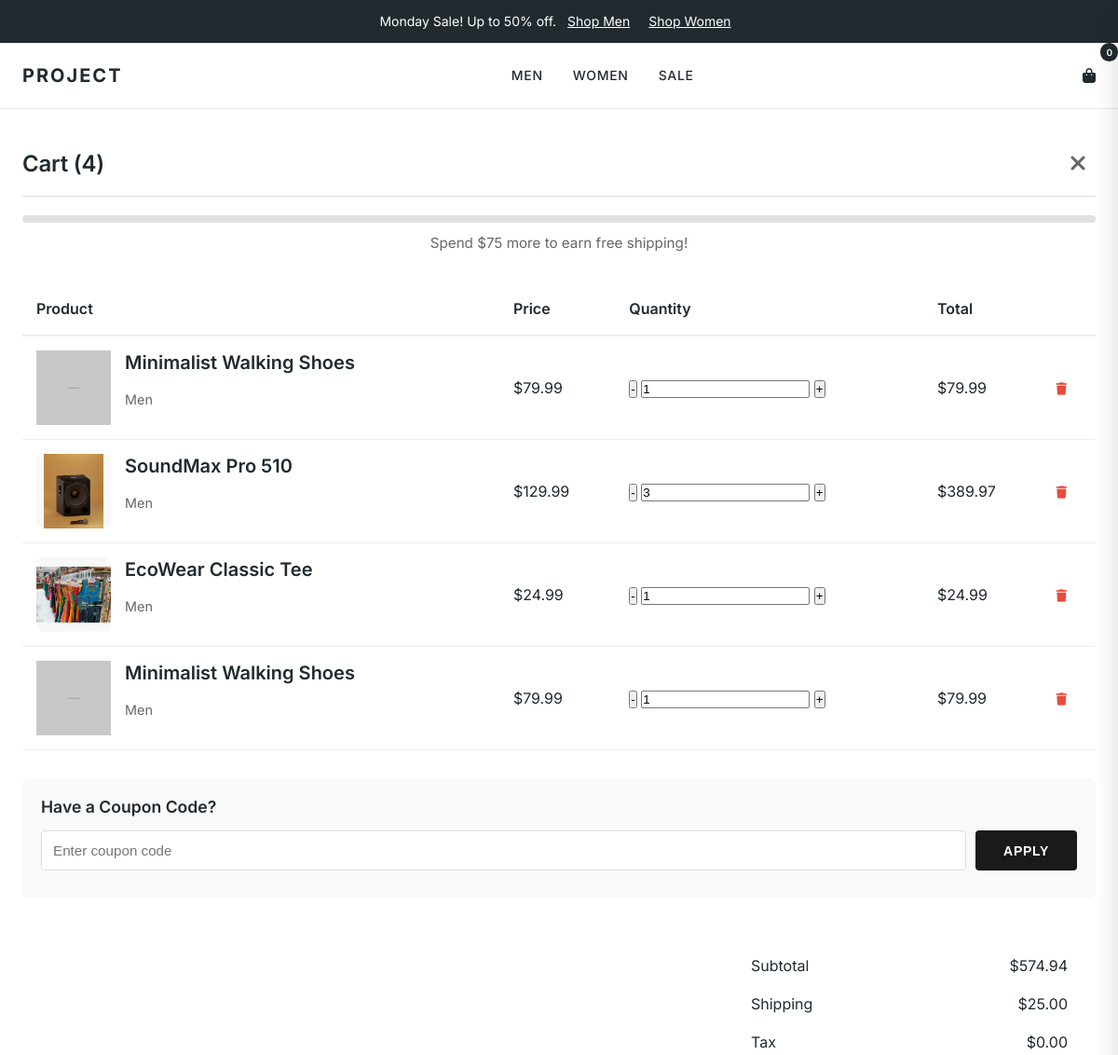
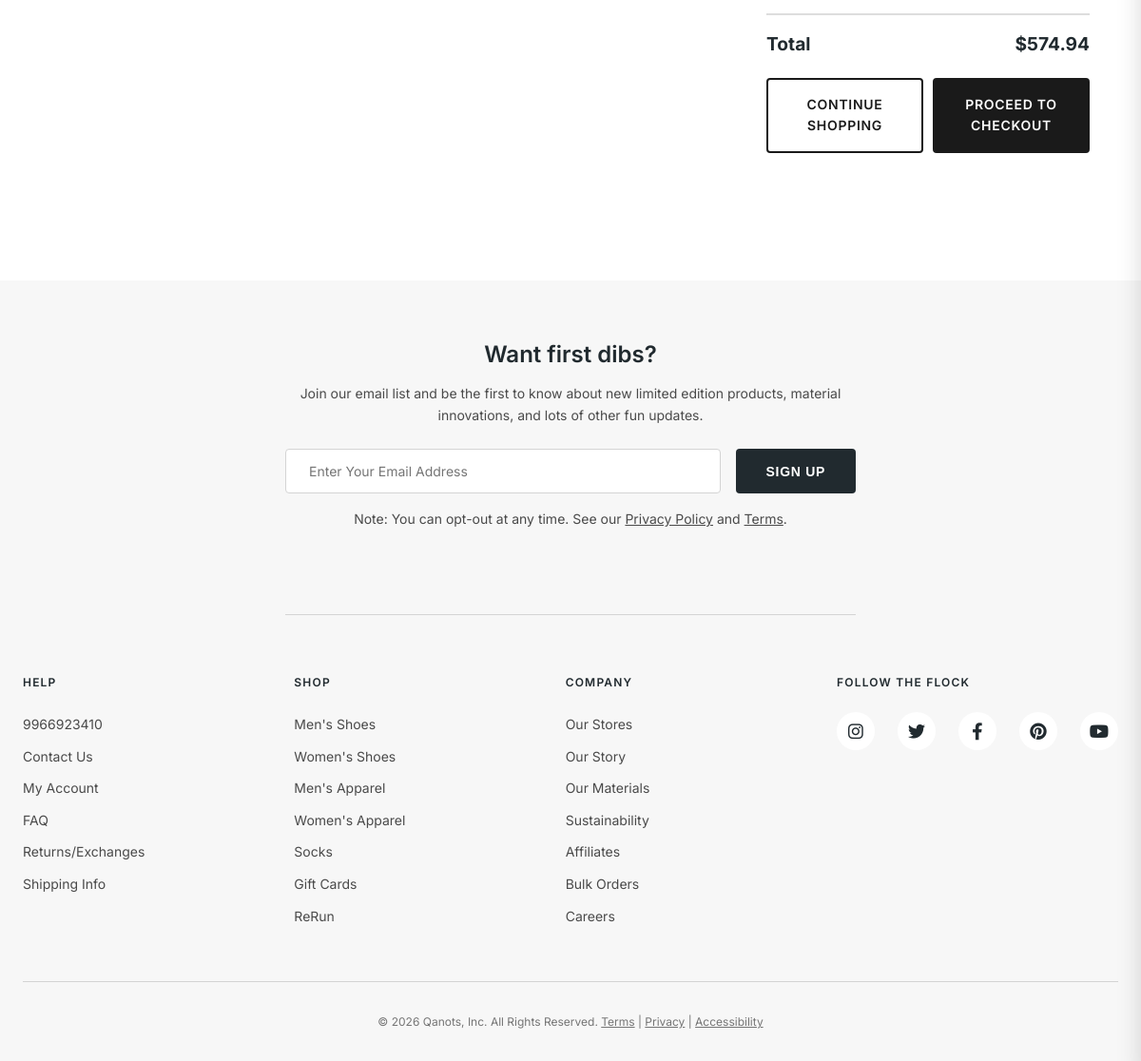
Page /cart/ on the committed database (2 pictures, top to bottom).
### main/models.py (models this page shows, shortened)
class Cart(models.Model):
    user = models.ForeignKey(User, on_delete=models.CASCADE,null=True, blank=True)  # Optional for guests
    session_key = models.CharField(max_length=40, null=True, blank=True)  # For guest carts
    product = models.ForeignKey(Product, on_delete=models.CASCADE)
    quantity = models.PositiveIntegerField(default=1)
    size = models.CharField(max_length=10, blank=True)
    color = models.CharField(max_length=50, blank=True)
    created_at = models.DateTimeField(auto_now_add=True)

class Product(models.Model):
    name = models.CharField(max_length=200)
    description = models.TextField()
    price = models.DecimalField(max_digits=10, decimal_places=2)
    category = models.ForeignKey(Category, on_delete=models.CASCADE)
    image = models.ImageField(upload_to='products/')  # Main image
    featured = models.BooleanField(default=False)
    rating = models.FloatField(default=0.0)
    created_at = models.DateTimeField(auto_now_add=True)
    material = models.CharField(max_length=100, blank=True, help_text="e.g., Leather, Canvas, Mesh")
    sole_type = models.CharField(max_length=100, blank=True, help_text="e.g., Rubber, EVA")
    weight = models.CharField(max_length=50, blank=True, help_text="e.g., 250g per shoe")
    is_water_resistant = models.BooleanField(default=False)
    care_instructions = models.TextField(blank=True)

class Category(models.Model):
    name = models.CharField(max_length=100)
    slug = models.SlugField(unique=True)

### main/views.py (the view)
# urls.py: path('cart/', views.cart, name='cart'),
def cart(request):
    cart_items = get_cart_items(request)
    total = sum(item.product.price * item.quantity for item in cart_items)
    context = {
        'cart_items': cart_items,
        'total': total,
    }
    return render(request, 'cart.html', context)

### main/templates/cart.html (shortened to what this page needs)
{% extends 'base.html' %}
{% load static %}
{% block extra_css %}
<link rel="stylesheet" href="/static/css/cart.css">
<link rel="stylesheet" href="/static/css/checkout.css">
{% endblock %}
{% block content %}
<section class="cart-section">
    <div class="container">
        <div class="cart-header">
            <h2>Cart ({{ cart_items|length }})</h2>
            <button class="cart-close-btn" onclick="window.history.back()">
                <i class="fas fa-times"></i>
            </button>
        </div>
        <div class="shipping-progress">
            <div class="progress-bar">
            </div>
            <p class="progress-text">Spend $75 more to earn free shipping!</p>
        </div>
        <div class="cart-container">
            {% if cart_items %}
            <table class="cart-table">
                <thead>
                    <tr>
                        <th>Product</th>
                        <th>Price</th>
                        <th>Quantity</th>
                        <th>Total</th>
                        <th></th>
                    </tr>
                </thead>
                <tbody>
                    {% for item in cart_items %}
                    <tr>
                        <td>
                            <div style="display: flex; align-items: center;">
                                <div class="cart-item-img"
                                    style="background-color: #f8f8f8; display: flex; align-items: center; justify-content: center;">
                                    {% if item.product.image %}
                                    <img src="{{ item.product.image.url }}" alt="{{ item.product.name }}"
                                        style="max-width: 100%; max-height: 100%;">
                                    {% else %}
                                    <i class="fas fa-ring" style="font-size: 2rem; color: var(--primary);"></i>
                                    {% endif %}
                                </div>
                                <div style="margin-left: 15px;">
                                    <h4>{{ item.product.name }}</h4>
                                    <p style="color: #666; font-size: 0.9rem;">{{ item.product.category.name }}</p>
                                </div>
                            </div>
                        </td>
                        <td>${{ item.product.price }}</td>
                        <td>
                            <div class="quantity-selector">
                                <button type="button" class="quantity-btn qty-decrease"
                                    data-product-id="{{ item.product.id }}" data-quantity="{{ item.quantity }}"
                                    data-size="{{ item.size|default:'' }}"
                                    data-color="{{ item.color|default:'' }}">-</button>
                                <input type="text" id="qty-{{ item.product.id }}-{{ item.size }}-{{ item.color }}"
                                    class="quantity-input" value="{{ item.quantity }}" readonly>
                                <button type="button" class="quantity-btn qty-increase"
                                    data-product-id="{{ item.product.id }}" data-quantity="{{ item.quantity }}"
                                    data-size="{{ item.size|default:'' }}"
                                    data-color="{{ item.color|default:'' }}">+</button>
                            </div>
                        </td>
                        <td>${{ item.total_price }}</td>
                        <td>
                            <button type="button" class="remove-cart-item" data-product-id="{{ item.product.id }}"
                                data-size="{{ item.size|default:'' }}" data-color="{{ item.color|default:'' }}"
                                style="border: none; background: none; cursor: pointer;">
                                <i class="fas fa-trash" style="color: #e74c3c;"></i>
                            </button>
                        </td>
                    </tr>
                    {% endfor %}
                </tbody>
            </table>
            <div class="coupon-section" style="margin: 30px 0; padding: 20px; background: #f9f9f9; border-radius: 8px;">
                <h3 style="margin: 0 0 15px; font-size: 1.1rem;">Have a Coupon Code?</h3>
                <div style="display: flex; gap: 10px;">
                    <input type="text" id="couponCode" placeholder="Enter coupon code"
                        style="flex: 1; padding: 12px; border: 1px solid #ddd; border-radius: 4px; font-size: 0.95rem;">
                    <button onclick="applyCoupon()" class="btn"
                        style="padding: 12px 30px; background: #1a1a1a; color: white; border: none; border-radius: 4px; cursor: pointer; font-weight: 600;">
                        APPLY
                    </button>
                </div>
            </div>
            <div class="cart-summary">
                <div class="summary-row">
                    <span>Subtotal</span>
                    <span>${{ total }}</span>
                </div>
                <div class="summary-row">
                    <span>Shipping</span>
                    <span>$25.00</span>
                </div>
                <div class="summary-row">
                    <span>Tax</span>
                    <span>$0.00</span>
                </div>
                <div class="summary-row summary-total">
                    <span>Total</span>
                    <span>${{ total }}</span>
                </div>
                <div style="display: flex; gap: 10px; margin-top: 20px;">
                    <a href="{% url 'products' %}" class="btn btn-secondary"
                        style="flex: 1; text-align: center; padding: 15px; background: white; color: #1a1a1a; border: 2px solid #1a1a1a; text-decoration: none; border-radius: 4px; font-weight: 600;">
                        CONTINUE SHOPPING
                    </a>
                    <a href="{% url 'checkout' %}" class="btn btn-primary"
                        style="flex: 1; text-align: center; padding: 15px; background: #1a1a1a; color: white; border: 2px solid #1a1a1a; text-decoration: none; border-radius: 4px; font-weight: 600;">
                        PROCEED TO CHECKOUT
                    </a>
                </div>
            </div>
            {% endif %}
        </div>
    </div>
</section>
{% endblock %}

### main/templates/base.html (shortened to what this page needs)
{% load static %}
<!DOCTYPE html>
<html lang="en">
<head>
    <link rel="stylesheet" href="https://cdnjs.cloudflare.com/ajax/libs/font-awesome/6.4.0/css/all.min.css">
    <link rel="stylesheet" href="{% static 'css/style.css' %}">
    <link rel="stylesheet" href="{% static 'css/navbar.css' %}">
    <link rel="stylesheet" href="{% static 'css/animations.css' %}">
    {% block extra_css %}{% endblock %}
</head>
<body>
    <div class="announcement-bar">
        <div class="announcement-content">
            <p>Monday Sale! Up to 50% off. <a href="{% url 'products' %}?category=men">Shop Men</a> <a
                    href="{% url 'products' %}?category=women">Shop Women</a></p>
        </div>
    </div>
    <header class="header">
        <nav class="navbar">
            <div class="navbar-container">
                <a href="{% url 'home' %}" class="logo">PROJECT</a>
                <ul class="nav-menu">
                    <li class="nav-item has-mega-menu">
                        <a href="{% url 'products' %}?category=men" class="nav-link">MEN</a>
                    </li>
                    <li class="nav-item has-mega-menu">
                        <a href="{% url 'products' %}?category=women" class="nav-link">WOMEN</a>
                    </li>
                    <li class="nav-item has-mega-menu">
                        <a href="{% url 'products' %}?category=sale" class="nav-link">SALE</a>
                    </li>
                </ul>
                <i class="fas fa-shopping-bag"></i>
                <span class="cart-count">0</span>
            </div>
        </nav>
    </header>
    <main class="main-content">
        {% block content %}
        {% endblock %}
    </main>
    <footer class="footer">
        <div class="footer-container">
            <div class="footer-newsletter">
                <h3>Want first dibs?</h3>
                <p>Join our email list and be the first to know about new limited edition products, material
                    innovations, and lots of other fun updates.</p>
                <form class="newsletter-form">
                    <input type="email" placeholder="Enter Your Email Address" required>
                    <button type="submit" class="btn-newsletter">SIGN UP</button>
                </form>
                <p class="newsletter-note">Note: You can opt-out at any time. See our <a href="#">Privacy Policy</a> and
                    <a href="#">Terms</a>.
                </p>
            </div>
            <div class="footer-links">
                <div class="footer-column">
                    <h4>HELP</h4>
                    <ul>
                        <li><a href="#">9966923410</a></li>
                        <li><a href="#">Contact Us</a></li>
                        <li><a href="{% url 'profile' %}">My Account</a></li>
                        <li><a href="#">FAQ</a></li>
                        <li><a href="#">Returns/Exchanges</a></li>
                        <li><a href="#">Shipping Info</a></li>
                    </ul>
                </div>
                <div class="footer-column">
                    <h4>SHOP</h4>
                    <ul>
                        <li><a href="{% url 'products' %}?category=men">Men's Shoes</a></li>
                        <li><a href="{% url 'products' %}?category=women">Women's Shoes</a></li>
                        <li><a href="{% url 'products' %}?category=men&type=apparel">Men's Apparel</a></li>
                        <li><a href="{% url 'products' %}?category=women&type=apparel">Women's Apparel</a></li>
                        <li><a href="{% url 'products' %}?category=socks">Socks</a></li>
                        <li><a href="#">Gift Cards</a></li>
                        <li><a href="#">ReRun</a></li>
                    </ul>
                </div>
                <div class="footer-column">
                    <h4>COMPANY</h4>
                    <ul>
                        <li><a href="#">Our Stores</a></li>
                        <li><a href="#">Our Story</a></li>
                        <li><a href="#">Our Materials</a></li>
                        <li><a href="#">Sustainability</a></li>
                        <li><a href="#">Affiliates</a></li>
                        <li><a href="#">Bulk Orders</a></li>
                        <li><a href="#">Careers</a></li>
                    </ul>
                </div>
                <div class="footer-column">
                    <h4>FOLLOW THE FLOCK</h4>
                    <div class="social-links">
                        <a href="#" aria-label="Instagram"><i class="fab fa-instagram"></i></a>
                        <a href="#" aria-label="Twitter"><i class="fab fa-twitter"></i></a>
                        <a href="#" aria-label="Facebook"><i class="fab fa-facebook-f"></i></a>
                        <a href="#" aria-label="Pinterest"><i class="fab fa-pinterest"></i></a>
                        <a href="#" aria-label="YouTube"><i class="fab fa-youtube"></i></a>
                    </div>
                </div>
            </div>
            <div class="footer-bottom">
                <p>&copy; 2026 Qanots, Inc. All Rights Reserved. <a href="#">Terms</a> | <a href="#">Privacy</a> | <a
                        href="#">Accessibility</a></p>
            </div>
        </div>
    </footer>
    </body>
</html>

### rows in the picture
Cart: product.image (picture), product.name "Minimalist Walking Shoes", product.category.name "Men", product.price "79.99", quantity "1", total_price "79.99"
Cart: product.image (picture), product.name "SoundMax Pro 510", product.category.name "Men", product.price "129.99", quantity "3", total_price "389.97"
Cart: product.image (picture), product.name "EcoWear Classic Tee", product.category.name "Men", product.price "24.99", quantity "1", total_price "24.99"
Cart: product.image (picture), product.name "Minimalist Walking Shoes", product.category.name "Men", product.price "79.99", quantity "1", total_price "79.99"

### other values in the picture
{{ cart_items|length }} "4"
{{ total }} "574.94"
